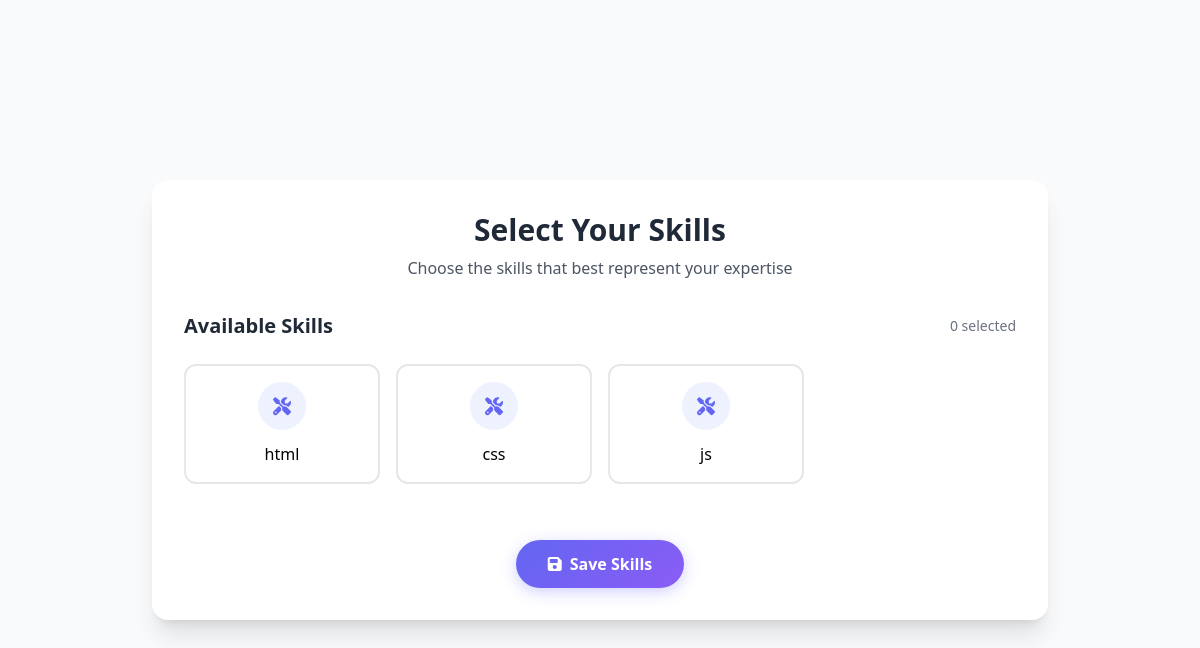
The app's page /users/skills/select/ (signed in) with its own data.
### jobs/models.py (models this page shows, shortened)
class Skill(models.Model):
    name = models.CharField(max_length=50)

### users/views.py (the view)
# urls.py: path('skills/select/', skills_select, name='skills_select'),  # Updated URL for selecting skills
@login_required
def skills_select(request):
    profile = request.user.profile
    if request.method == 'POST':
        form = SkillSelectionForm(request.POST, instance=profile)
        if form.is_valid():
            form.save()
            return redirect('profile_view')
    else:
        form = SkillSelectionForm(instance=profile)
    all_skills = Skill.objects.all()  # Fetch all skills
    user_skills = profile.skills.all()  # Fetch user's current skills
    return render(request, 'users/skills_select.html', {
        'form': form,
        'all_skills': all_skills,
        'user_skills': user_skills
    })

### users/templates/users/skills_select.html (shortened to what this page needs)
{% load static tailwind_tags %}
<!DOCTYPE html>
<html lang="en">
<head>
    {% tailwind_css %}
    <link href="https://cdnjs.cloudflare.com/ajax/libs/font-awesome/6.4.0/css/all.min.css" rel="stylesheet">
</head>
<body class="bg-gray-50 min-h-screen flex items-center justify-center p-4 font-sans antialiased">
    <div class="w-full max-w-4xl">
        <div class="bg-white rounded-2xl shadow-xl overflow-hidden p-8">
            <div class="text-center mb-8">
                <h1 class="text-3xl font-bold text-gray-800 mb-2">Select Your Skills</h1>
                <p class="text-gray-600">Choose the skills that best represent your expertise</p>
            </div>
            <form method="POST" action="{% url 'skills_select' %}" class="space-y-8">
                <div class="space-y-6">
                    <div class="flex items-center justify-between">
                        <h2 class="text-xl font-semibold text-gray-800">Available Skills</h2>
                        <span class="text-sm text-gray-500">{{ user_skills.count }} selected</span>
                    </div>
                    <div class="skill-grid grid grid-cols-2 sm:grid-cols-3 md:grid-cols-4 gap-4">
                        {% for skill in all_skills %}
                        <div class="skill-card">
                            <label for="skill-{{ skill.id }}" class="skill-label cursor-pointer flex flex-col items-center justify-center p-4 border-2 border-gray-200 rounded-xl hover:border-indigo-300 transition-all">
                                <div class="relative mb-3 w-12 h-12 bg-indigo-50 rounded-full flex items-center justify-center">
                                    <i class="fas fa-tools text-indigo-500 text-lg"></i>
                                </div>
                                <span class="text-center font-medium  ">{{ skill.name }}</span>
                            </label>
                        </div>
                        {% endfor %}
                    </div>
                </div>
                <div class="flex justify-center pt-6">
                    <button type="submit" class="submit-btn px-8 py-3 text-white font-semibold rounded-full flex items-center space-x-2">
                        <i class="fas fa-save"></i>
                        <span>Save Skills</span>
                    </button>
                </div>
            </form>
        </div>
    </div>
</body>
</html>

### users/templates/users/skills_select.html (style rules this page uses)
.skill-card { transition: all 0.3s cubic-bezier(0.4, 0, 0.2, 1); animation: fadeIn 0.5s ease forwards; }
.submit-btn { transition: all 0.3s ease; background: linear-gradient(135deg, #6366f1 0%, #8b5cf6 100%); color: white; box-shadow: 0 4px 15px rgba(99, 102, 241, 0.3); }
.skill-grid { animation: fadeIn 0.6s ease forwards; }

### records on screen
Skill: name "html"
Skill: name "css"
Skill: name "js"

### other values on screen
{{ user_skills.count }} "0"
